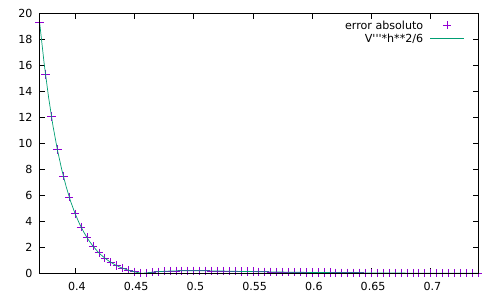

Recreate this plot in gnuplot.
prfpot = 125.738
sigma = 0.334454
Vtercera(x) = 4 * prfpot * ( (sigma**12)*(-12)*(-13)*(-14)* x**(-15) - (sigma**6)*((-6)*(-7)*(-8)* x**(-9)))
set xra [0.37:0.74]

#set terminal pdf
#set output "parcial2c_erroryf3.pdf"
plot "data/parcial2c.dat" u 1:3 t "error absoluto", abs(Vtercera(x-0.005)* 0.005**2 / 6) t "V'''*h**2/6"
pause -1